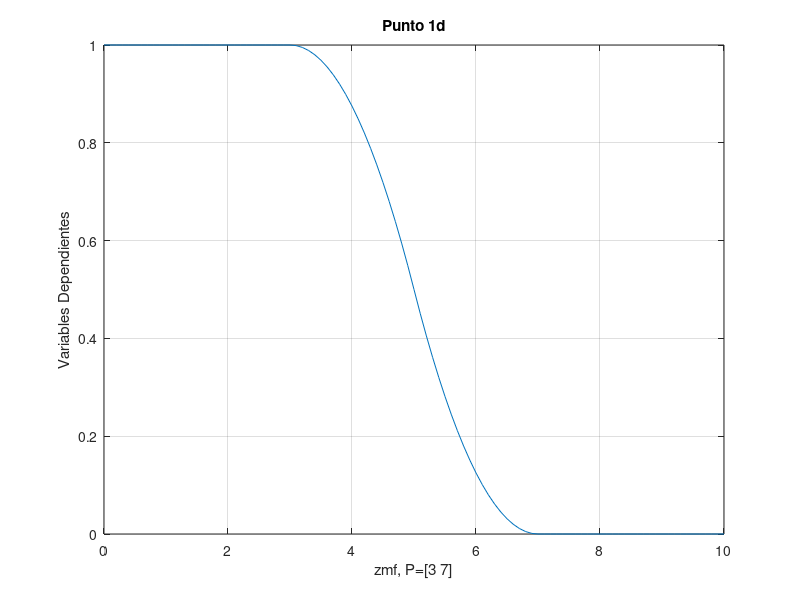

This figure's MATLAB source:
clc, clear;
x = 0:0.1:10;

parametros = [3 7];
y = zmf(x,parametros);
plot(x,y)

xlabel('zmf, P=[3 7]')
ylabel('Variables Dependientes')
title('Punto 1d')
grid on
